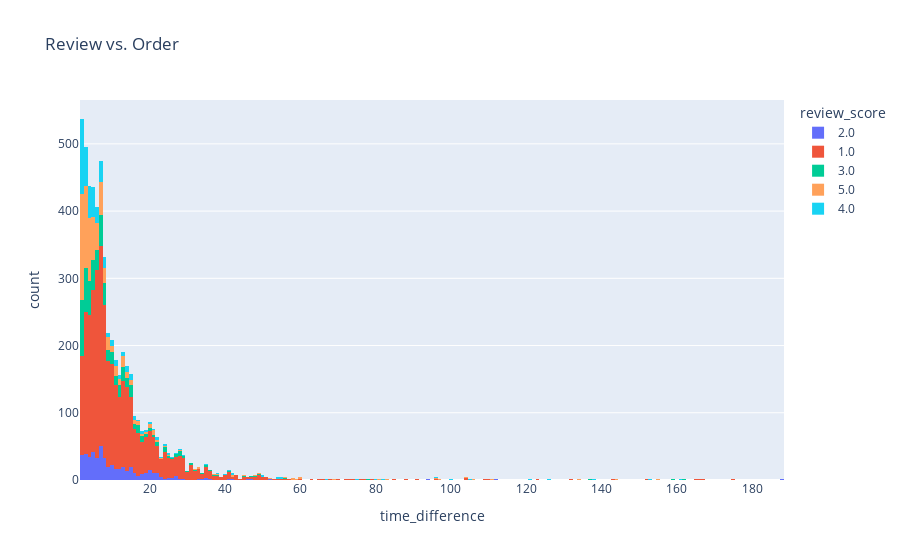

This figure's notebook cell:
### Code cell
fig = px.histogram(
    late_df,
    x="time_difference",
    color="review_score",
    barmode="stack",
    title="Review vs. Order", 
)

fig.show()

### Figure 1 — Plotly figure (JSON) as saved in the notebook; plotly's stock layout.template omitted (floating-point values rounded to 4 significant figures; data arrays with more than 128 entries replaced by an {"elided": "..."} marker saying what was removed)
{"data": [{"alignmentgroup": "True", "bingroup": "x", "hovertemplate": "review_score=2.0<br>time_difference=%{x}<br>count=%{y}<extra></extra>", "legendgroup": "2.0", "marker": {"color": "#636efa", "pattern": {"shape": ""}}, "name": "2.0", "offsetgroup": "2.0", "orientation": "v", "showlegend": true, "type": "histogram", "x": {"elided": "502 int values"}, "xaxis": "x", "yaxis": "y"}, {"alignmentgroup": "True", "bingroup": "x", "hovertemplate": "review_score=1.0<br>time_difference=%{x}<br>count=%{y}<extra></extra>", "legendgroup": "1.0", "marker": {"color": "#EF553B", "pattern": {"shape": ""}}, "name": "1.0", "offsetgroup": "1.0", "orientation": "v", "showlegend": true, "type": "histogram", "x": {"elided": "3335 int values"}, "xaxis": "x", "yaxis": "y"}, {"alignmentgroup": "True", "bingroup": "x", "hovertemplate": "review_score=3.0<br>time_difference=%{x}<br>count=%{y}<extra></extra>", "legendgroup": "3.0", "marker": {"color": "#00cc96", "pattern": {"shape": ""}}, "name": "3.0", "offsetgroup": "3.0", "orientation": "v", "showlegend": true, "type": "histogram", "x": {"elided": "574 int values"}, "xaxis": "x", "yaxis": "y"}, {"alignmentgroup": "True", "bingroup": "x", "hovertemplate": "review_score=5.0<br>time_difference=%{x}<br>count=%{y}<extra></extra>", "legendgroup": "5.0", "marker": {"color": "#FFA15A", "pattern": {"shape": ""}}, "name": "5.0", "offsetgroup": "5.0", "orientation": "v", "showlegend": true, "type": "histogram", "x": {"elided": "725 int values"}, "xaxis": "x", "yaxis": "y"}, {"alignmentgroup": "True", "bingroup": "x", "hovertemplate": "review_score=4.0<br>time_difference=%{x}<br>count=%{y}<extra></extra>", "legendgroup": "4.0", "marker": {"color": "#19d3f3", "pattern": {"shape": ""}}, "name": "4.0", "offsetgroup": "4.0", "orientation": "v", "showlegend": true, "type": "histogram", "x": {"elided": "449 int values"}, "xaxis": "x", "yaxis": "y"}], "layout": {"barmode": "stack", "legend": {"title": {"text": "review_score"}, "tracegroupgap": 0}, "title": {"text": "Review vs. Order"}, "xaxis": {"anchor": "y", "domain": [0, 1], "title": {"text": "time_difference"}}, "yaxis": {"anchor": "x", "domain": [0, 1], "title": {"text": "count"}}}}
